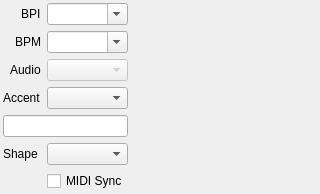
<?xml version="1.0" encoding="UTF-8"?>
<ui version="4.0">
 <class>NinjamPanel</class>
 <widget class="QFrame" name="NinjamPanel">
  <property name="geometry">
   <rect>
    <x>0</x>
    <y>0</y>
    <width>320</width>
    <height>190</height>
   </rect>
  </property>
  <property name="sizePolicy">
   <sizepolicy hsizetype="Maximum" vsizetype="Preferred">
    <horstretch>0</horstretch>
    <verstretch>0</verstretch>
   </sizepolicy>
  </property>
  <property name="windowTitle">
   <string notr="true"/>
  </property>
  <layout class="QHBoxLayout" name="horizontalLayout">
   <property name="leftMargin">
    <number>3</number>
   </property>
   <property name="topMargin">
    <number>3</number>
   </property>
   <property name="rightMargin">
    <number>3</number>
   </property>
   <property name="bottomMargin">
    <number>3</number>
   </property>
   <item>
    <widget class="QWidget" name="panelCombos" native="true">
     <layout class="QGridLayout" name="gridLayout_3">
      <property name="leftMargin">
       <number>0</number>
      </property>
      <property name="topMargin">
       <number>0</number>
      </property>
      <property name="rightMargin">
       <number>0</number>
      </property>
      <property name="bottomMargin">
       <number>0</number>
      </property>
      <property name="spacing">
       <number>6</number>
      </property>
      <item row="2" column="0" alignment="Qt::AlignRight">
       <widget class="QLabel" name="labelCodec">
        <property name="toolTip">
         <string>The audio format everyone in the room sends</string>
        </property>
        <property name="text">
         <string>Audio</string>
        </property>
       </widget>
      </item>
      <item row="2" column="1">
       <widget class="QComboBox" name="comboCodec">
        <property name="enabled">
         <bool>false</bool>
        </property>
        <property name="toolTip">
         <string>The audio format everyone in the room sends</string>
        </property>
        <property name="accessibleDescription">
         <string>Change the room's audio format here</string>
        </property>
        <property name="sizeAdjustPolicy">
         <enum>QComboBox::AdjustToContents</enum>
        </property>
       </widget>
      </item>
      <item row="5" column="0">
       <widget class="QLabel" name="labelShape">
        <property name="text">
         <string>Shape</string>
        </property>
       </widget>
      </item>
      <item row="1" column="0" alignment="Qt::AlignRight">
       <widget class="QLabel" name="labelBPM">
        <property name="toolTip">
         <string>Beats per minute</string>
        </property>
        <property name="text">
         <string>BPM</string>
        </property>
       </widget>
      </item>
      <item row="3" column="1">
       <widget class="QComboBox" name="comboAccentBeats">
        <property name="accessibleDescription">
         <string>Change the accent here</string>
        </property>
        <property name="sizeAdjustPolicy">
         <enum>QComboBox::AdjustToContents</enum>
        </property>
       </widget>
      </item>
      <item row="3" column="0" alignment="Qt::AlignRight">
       <widget class="QLabel" name="labelAccent">
        <property name="text">
         <string>Accent</string>
        </property>
       </widget>
      </item>
      <item row="1" column="1">
       <widget class="QComboBox" name="comboBpm">
        <property name="toolTip">
         <string>Beats per minute</string>
        </property>
        <property name="accessibleDescription">
         <string>Change the BPM here</string>
        </property>
        <property name="editable">
         <bool>true</bool>
        </property>
        <property name="currentText">
         <string notr="true"/>
        </property>
        <property name="maxVisibleItems">
         <number>40</number>
        </property>
       </widget>
      </item>
      <item row="4" column="0" colspan="2">
       <widget class="QLineEdit" name="lineEditAccentBeats">
        <property name="sizePolicy">
         <sizepolicy hsizetype="Expanding" vsizetype="Preferred">
          <horstretch>0</horstretch>
          <verstretch>0</verstretch>
         </sizepolicy>
        </property>
        <property name="toolTip">
         <string extracomment="Enter accent beats separated by space"/>
        </property>
        <property name="accessibleDescription">
         <string>Accent pattern</string>
        </property>
       </widget>
      </item>
      <item row="0" column="0" alignment="Qt::AlignRight">
       <widget class="QLabel" name="labelBPI">
        <property name="toolTip">
         <string>Beats per interval</string>
        </property>
        <property name="text">
         <string>BPI</string>
        </property>
        <property name="margin">
         <number>0</number>
        </property>
       </widget>
      </item>
      <item row="0" column="1">
       <widget class="QComboBox" name="comboBpi">
        <property name="toolTip">
         <string>Beats per interval</string>
        </property>
        <property name="accessibleDescription">
         <string>Change the BPI here</string>
        </property>
        <property name="editable">
         <bool>true</bool>
        </property>
       </widget>
      </item>
      <item row="5" column="1">
       <widget class="QComboBox" name="comboShape">
        <property name="accessibleDescription">
         <string>Change the visual interval shape here</string>
        </property>
        <property name="sizeAdjustPolicy">
         <enum>QComboBox::AdjustToContents</enum>
        </property>
       </widget>
      </item>
      <item row="6" column="1">
       <widget class="QCheckBox" name="checkboxSync">
        <property name="sizePolicy">
         <sizepolicy hsizetype="Preferred" vsizetype="Fixed">
          <horstretch>0</horstretch>
          <verstretch>0</verstretch>
         </sizepolicy>
        </property>
        <property name="focusPolicy">
         <enum>Qt::TabFocus</enum>
        </property>
        <property name="toolTip">
         <string>Send MIDI clock sync to devices selected in Preferences</string>
        </property>
        <property name="toolTipDuration">
         <number>10</number>
        </property>
        <property name="accessibleDescription">
         <string>Preferences</string>
        </property>
        <property name="text">
         <string>MIDI Sync</string>
        </property>
        <property name="checkable">
         <bool>true</bool>
        </property>
        <property name="checked">
         <bool>false</bool>
        </property>
       </widget>
      </item>
     </layout>
    </widget>
   </item>
   <item>
    <widget class="IntervalProgressDisplay" name="intervalPanel" native="true">
     <property name="sizePolicy">
      <sizepolicy hsizetype="MinimumExpanding" vsizetype="Preferred">
       <horstretch>1</horstretch>
       <verstretch>0</verstretch>
      </sizepolicy>
     </property>
     <layout class="QHBoxLayout" name="horizontalLayout_2"/>
    </widget>
   </item>
  </layout>
 </widget>
 <customwidgets>
  <customwidget>
   <class>IntervalProgressDisplay</class>
   <extends>QWidget</extends>
   <header>gui/intervalProgress/IntervalProgressDisplay.h</header>
   <container>1</container>
  </customwidget>
 </customwidgets>
 <resources/>
 <connections/>
</ui>
